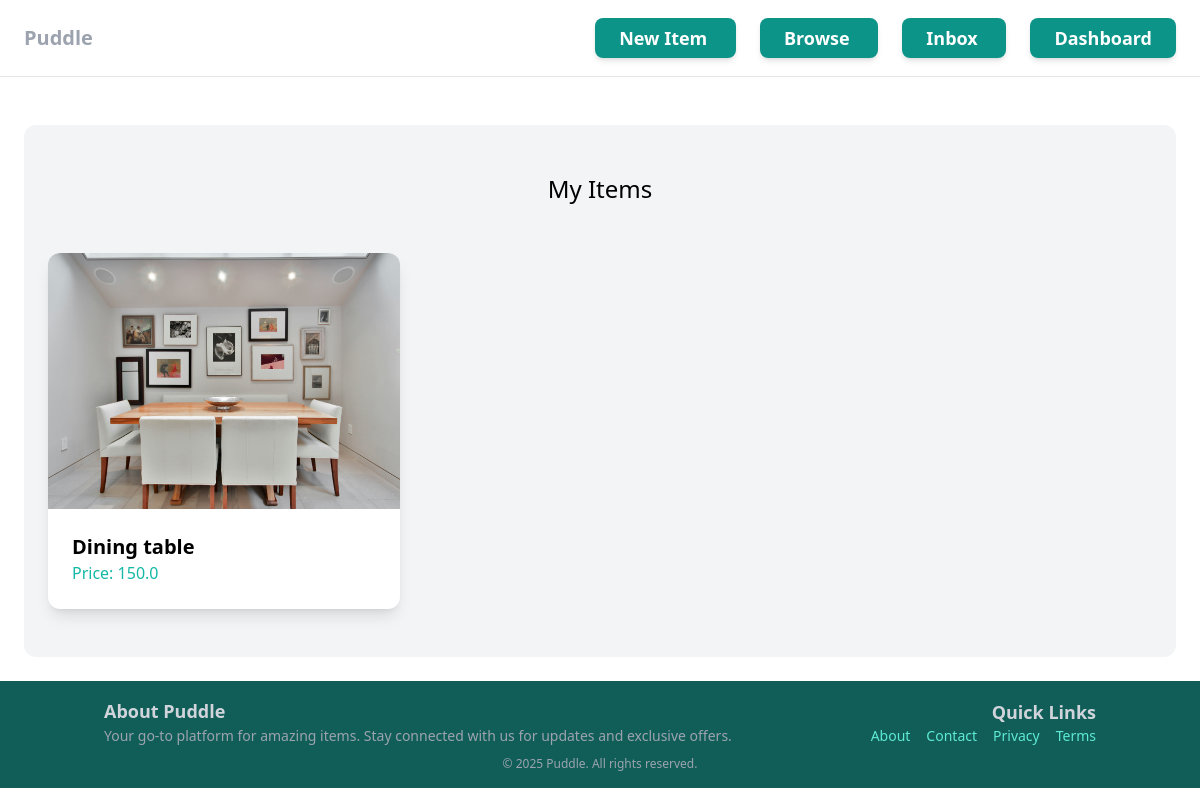
The page /dashboard/ (signed in) on the database as committed earlier.
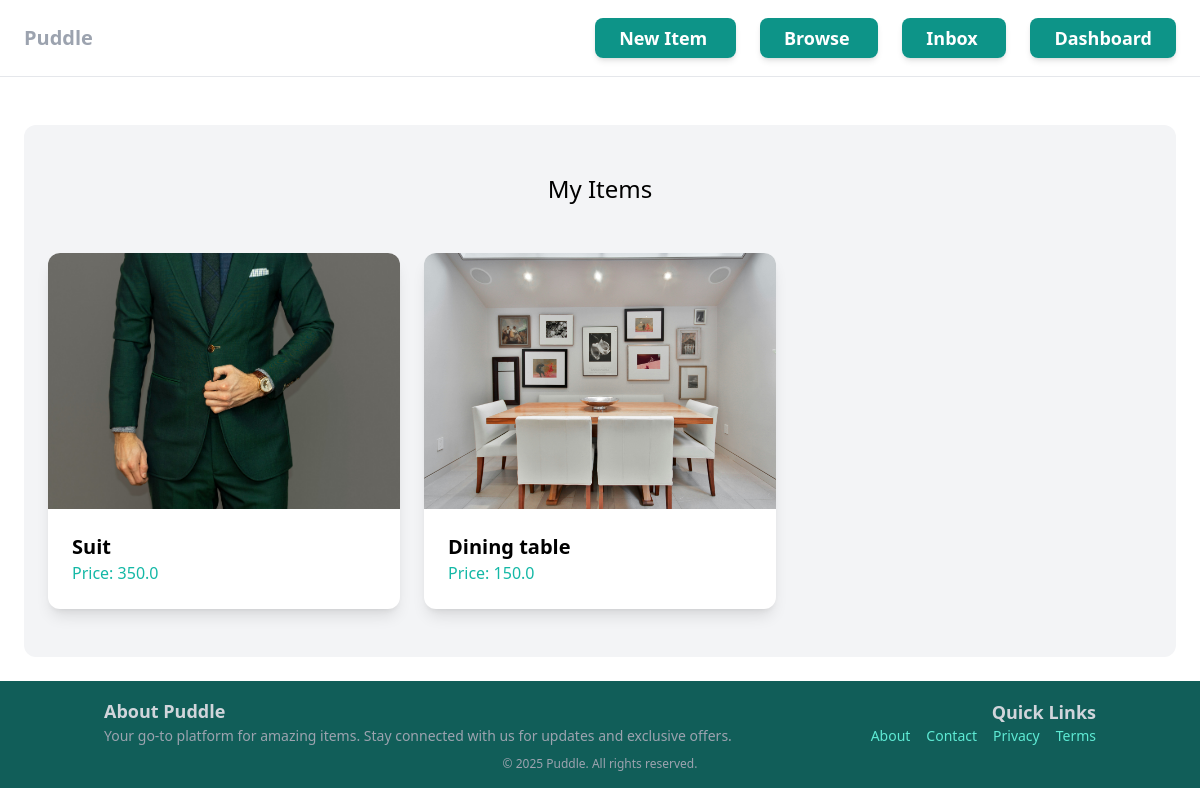
The same page on the database as committed later.
### item/models.py (models this page shows, shortened)
class Item(models.Model):
    category= models.ForeignKey(Category, related_name="items", on_delete=models.CASCADE)
    name = models.CharField(max_length=255)
    description = models.TextField(blank=True, null=True)
    price = models.FloatField()
    image = models.ImageField(upload_to="item_image", blank=True, null=True) # pip install pillow
    is_sold = models.BooleanField(default=False)
    created_by = models.ForeignKey(User, related_name="items", on_delete=models.CASCADE)
    created_at = models.DateTimeField(auto_now_add=True)

### dashboard/views.py (the view)
# urls.py: path("", views.index,name="index"),
@login_required
def index(request):
    items = Item.objects.filter(created_by=request.user)
    logger.debug(f"Fetched {len(items)} items for user {request.user.username}")
    return render(request, 'dashboard/index.html', {
        'items': items,
        'username': request.user.username
    })

### dashboard/templates/dashboard/index.html (shortened to what this page needs)
{% extends "core/base.html" %}
{% block content %}
<div class="mt-6 px-6 py-12 bg-gray-100 rounded-xl">
  <h2 class="mb-12 text-2xl text-center">My Items</h2>
  <div class="grid grid-cols-3 gap-6">
    {% if items %}
      {% for item in items %}
      <div class="bg-white shadow-lg rounded-xl overflow-hidden hover:scale-105 transition">
        <a href="{% url 'item:detail' item.id %}">
          <div>
            {% if item.image %}
              <img src="{{ item.image.url }}" class="w-full h-64 object-cover" alt="image" />
            {% else %}
              <div class="w-64 h-64 bg-gray-200 flex items-center justify-center">
                <span class="text-gray-500">No image</span>
              </div>
            {% endif %}
          </div>
          <div class="p-6">
            <h2 class="text-xl font-semibold">{{ item.name }}</h2>
            <p class="text-teal-500 font-medium">Price: {{ item.price }}</p>
          </div>
        </a>
      </div>
      {% endfor %}
    {% else %}
      <div class="col-span-3 text-center py-12">
        <p class="text-gray-500">You haven't added any items yet.</p>
        <a href="{% url 'item:new' %}" class="mt-4 inline-block px-6 py-3 bg-teal-500 text-white rounded-xl hover:bg-teal-600">Add your first item</a>
      </div>
    {% endif %}
  </div>
</div>
{% endblock %}

Rows that differ between the two databases and show on the page:
now on this page (row edited): Item: image (picture), name "Suit", price "350.0"
